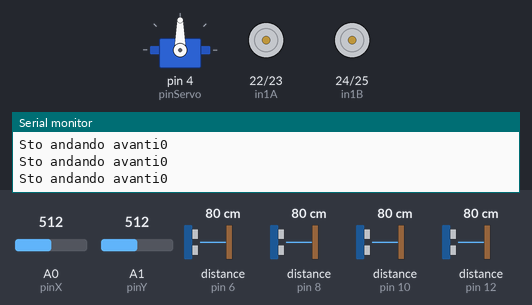
Recording of a sketch running on a simulated Arduino Mega 2560, built with avr-gcc and run on an emulated ATmega2560. Shown: servo, motor-driver pin pairs drawn as motors (green arrow = first pin HIGH = forward, orange = second pin HIGH = backward, longer = more drive, scaled by the enable pin), the last lines printed to the serial monitor. Wiring (inferred from the names in the program): 4 × ultrasonic range finder: trigger pin 5, echo pin 6 / trigger pin 7, echo pin 8 / trigger pin 9, echo pin 10 / trigger pin 11, echo pin 12. Inputs (shaded band) come from the test bench; at power-on: A0 (pinX) = 512, A1 (pinY) = 512, distance to the obstacle (sensors on pin 8, pin 6, pin 10, pin 12) 80 cm. The echo pulse lasts 58.3 µs per cm.

Above: at 1.2 s.
1.3 s: A0 (pinX) set to 539
At 2.5 s:
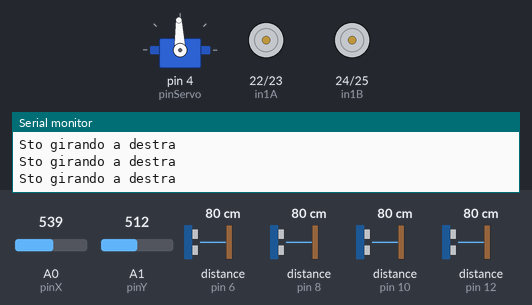
3.2 s: A1 (pinY) set to 531
4.8 s: A0 (pinX) set to 80
At 5.5 s:
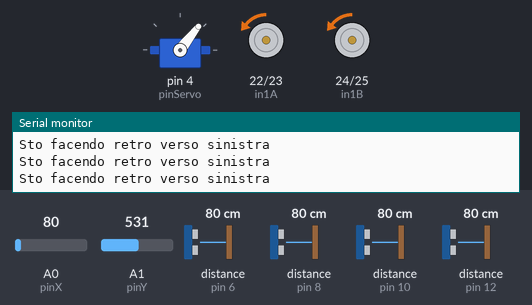
6.3 s: distance to the obstacle (sensor on pin 8) set to 2 cm
At 7.1 s:
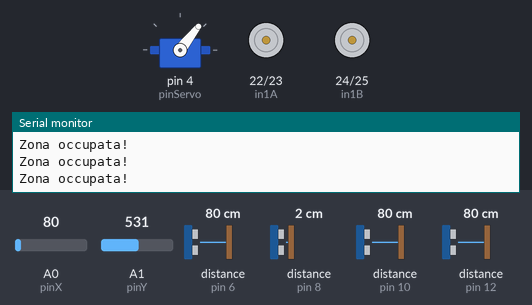
7.9 s: A1 (pinY) set to 306
At 8.9 s:
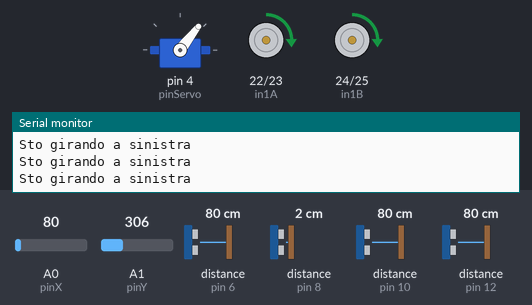
9.4 s: distance to the obstacle (sensor on pin 6) set to 2 cm
At 10.5 s:
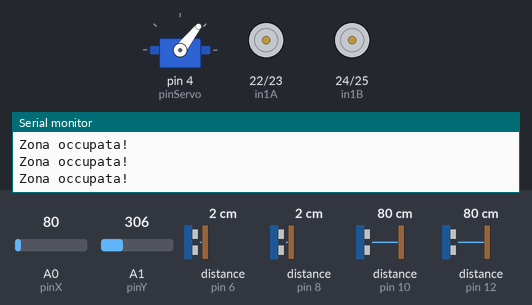
Timing chart, 0 to 11.9 s (numbered marks = the images above; inputs shaded):
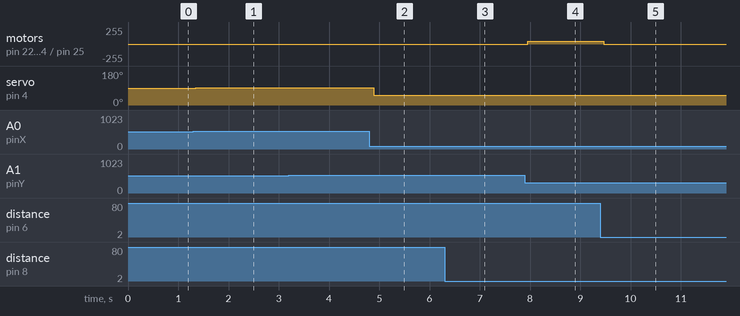

Measured:
- after the input at 1.3 s, servo on pin 4 (pinServo): 90° → 92° after 0.05 s
- after the input at 4.8 s, motor on pin 22 (in1A) / pin 23 (in2A), motor on pin 24 (in1B) / pin 25 (in2B): stopped → backward 3/255 after 0.09 s; servo on pin 4 (pinServo): 92° → 52° after 0.09 s
- after the input at 6.3 s, motor on pin 22 (in1A) / pin 23 (in2A), motor on pin 24 (in1B) / pin 25 (in2B): backward 3/255 → stopped after 0.14 s
- after the input at 7.9 s, motor on pin 22 (in1A) / pin 23 (in2A), motor on pin 24 (in1B) / pin 25 (in2B): stopped → forward 41/255 after 0.05 s
- after the input at 9.4 s, motor on pin 22 (in1A) / pin 23 (in2A), motor on pin 24 (in1B) / pin 25 (in2B): forward 41/255 → stopped after 0.07 s

The sketch:

car-code.ino
```cpp
// 25 Agosto 2020, Starting to work to this code.
// Steering Stuff//
#include "Servo.h"
#include "all_defines.h" //With this include i include the file that has all the defines in the secondSensor_echoPin

Servo myServo; //Creating servo object

// For more infos about this 2 arrays, check out the
// "Calculating distances of the sensors" section
int sensorsTrigPinArray[4] = {firstSensor_trigPin, secondSensor_trigPin, thirdSensor_trigPin, fourthSensor_trigPin};
int sensorsEchoPinArray[4] = {firstSensor_echoPin, secondSensor_echoPin, thirdSensor_echoPin, fourthSensor_echoPin};
float distancesArray[4]; // This array stores the distances variables

void setup(){
	Serial.begin(9600);

	myServo.attach(pinServo);

	/* First motor setting */
  	pinMode(pwmA, OUTPUT);
  	pinMode(in1A, OUTPUT);
  	pinMode(in2A, OUTPUT);
  /* Second motor setting */
  	pinMode(pwmB, OUTPUT);
  	pinMode(in1B, OUTPUT);
  	pinMode(in2B, OUTPUT);

  	// Ultra-sound sensors setting
  	// First
  	pinMode(firstSensor_trigPin, OUTPUT);
  	pinMode(firstSensor_echoPin, INPUT);
  	// Second
  	pinMode(secondSensor_trigPin, OUTPUT);
  	pinMode(secondSensor_echoPin, INPUT);
  	// Third
  	pinMode(thirdSensor_trigPin, OUTPUT);
  	pinMode(thirdSensor_echoPin, INPUT);
		// Fourth
		pinMode(fourthSensor_trigPin, OUTPUT);
		pinMode(fourthSensor_echoPin, INPUT);
}

#define val 0.03438 // To know what this constant is, check out the README file
										// in the "define val" section.

void loop(){

	set_motor_speed_and_steering(pwmA, pwmB, sensorsTrigPinArray, sensorsEchoPinArray, number_of_Sensors);

	delay(200);
}

void set_motor_speed_and_steering(int pin1, int pin2, int *trigArray, int *echoArray, int nOfSensors) /*-> None*/{
	bool going_forward = true;

	// Reading the values returned by the joystick to calculate speed and steering
	int _speed = analogRead(pinY); // Y axis is the acceleration axis
	int _steering = analogRead(pinX); // X axis is the steering axis

	for (int i = 0; i < nOfSensors; i++){
		digitalWrite(trigArray[i], HIGH);
		delayMicroseconds(10);
		digitalWrite(trigArray[i], LOW);
		float returnedTime = pulseIn(echoArray[i], HIGH);
		float distanceCalculated = val * returnedTime / 2;
		distancesArray[i] = distanceCalculated;
		delayMicroseconds(10);
	}

	float distance_infront = distancesArray[0];
	float distance_behind = distancesArray[1];
	float distance_right = distancesArray[2];
	float distance_left = distancesArray[3];

	// Taking the values returned by the joystick and "translating" them from
	// 0-1023 to (negative)100-100. Look at the README file for more infos,
	// "Translating joystick values from 0/1023 to -100/100 and to 45/135" section.
	int effective_speed = map(_speed, 0, 1023, 100, -100);

	int effective_steering = map(_steering, 0, 1023, 45, 135);

	// some debugging things
	// Serial.println("Steering: " + String(effective_steering));
	// Serial.println(effective_speed);
	if (effective_speed < 0){

		going_forward = false;
		digitalWrite(in1A, LOW);
		digitalWrite(in2A, HIGH);
		digitalWrite(in1B, LOW);
		digitalWrite(in2B, HIGH);

		effective_speed *= -1;

		// Multiplying for -1 the speed in case it's negative because if the motor
		// driver receives a negative value, it assigns speed 250 to the motor.
		// When the speed is negative, the car goes in reverse.

	}else{
		// some debugging things
		// Serial.println("\nBuonasera adesso il valore di going_forward e' uguale a 1!");
		going_forward = true;
		digitalWrite(in1A, HIGH);
		digitalWrite(in2A, LOW);
		digitalWrite(in1B, HIGH);
		digitalWrite(in2B, LOW);
	}

	/*
	Some debugging things
	Serial.println("Speed: " + String(effective_speed) + " Questo è il valore di going_forward: " + String(going_forward));
	Serial.println(effective_steering);
	*/

	/*
		IMPORTANT:
		If "effective_steering" is greater than 90 the car is steering right, otherwise it's steering left.
	*/
	if ((distance_infront >= 15.0)&&(going_forward == true)){
		/*
		Some debugging things
		Serial.println("Valore going_forward: " + String(going_forward) + "STO ANDANDO AVANTI MADERFADERS!!!!");
		Serial.println("Valore Sterzo: " + String(effective_steering) + "Questa è la distanza destra: " + String(distanza_destra));
		*/
		myServo.write(effective_steering);

		if (effective_steering == 90){
			// Going forward
			Serial.println("Sto andando avanti" + String(effective_speed));
			analogWrite(pin1, effective_speed);
			analogWrite(pin2, effective_speed);
		}
		if ((effective_steering > 90)&&(distance_right >= 15.0)){
			// Steering right
			Serial.println("Sto girando a destra");
			analogWrite(pin1, effective_speed);
			analogWrite(pin2, effective_speed);
		}else{
			analogWrite(pin1, 0);
			analogWrite(pin2, 0);
		}

		if ((effective_steering < 90)&&(distance_left >= 15.0)){
			// Steering left
			/* Debugging things */Serial.println("Sto girando a sinistra");
			analogWrite(pin1, effective_speed);
			analogWrite(pin2, effective_speed);
		}else{
			analogWrite(pin1, 0);
			analogWrite(pin2, 0);
		}


	}else if((distance_behind >= 15.0)&&(going_forward == false)){
		// Some debugging things
		// Serial.println("Valore going_forward: " + String(going_forward) + "STO ANDANDO INDIETRO MADERFADERS!!!!");

		myServo.write(effective_steering);

		if ((effective_steering > 90)&&(distance_right >= 15.0)){

			/* Debugging things */Serial.println("Sto facendo retro verso destra");

			analogWrite(pin1, effective_speed);
			analogWrite(pin2, effective_speed);
		}else if (effective_steering == 90){
			analogWrite(pin1, effective_speed);
			analogWrite(pin2, effective_speed);
		}

		if ((effective_steering < 90)&&(distance_left >= 15.0)){

			/* Debugging things */Serial.println("Sto facendo retro verso sinistra");
			// Some debugging things
			// Serial.println("sinistra occupata" + String(distanza_sinistra));
			analogWrite(pin1, effective_speed);
			analogWrite(pin2, effective_speed);
		}else{
			analogWrite(pin1, 0);
			analogWrite(pin2, 0);
		}

	}else {
		/* Debugging things */Serial.println("Zona occupata!");
		analogWrite(pin1, 0);
		analogWrite(pin2, 0);
	}

}
```

all_defines.h
```cpp
//Here we keep all the defines of the sketch to make it easier to read
#ifndef H_ALL_DEFINES
#define H_ALL_DEFINES

#define pinServo 4

// motor pins
	// 1st motor
		#define pwmA 2
		#define in1A 22
		#define in2A 23

	// 2nd motor
		#define pwmB 3
		#define in1B 24
		#define in2B 25

// For "human" remote driving
	// i-o joystick:
		#define  pinX A0
		#define  pinY A1
		#define  buttonPin 52

	// Ultra-sound sensor connections
		#define number_of_Sensors 4
		//////////////////////////////
		#define firstSensor_trigPin 5
		#define firstSensor_echoPin 6
		/////////////////////////////
		#define secondSensor_trigPin 7
		#define secondSensor_echoPin 8
	  /////////////////////////////
		#define thirdSensor_trigPin 9
		#define thirdSensor_echoPin 10
		/////////////////////////////
		#define fourthSensor_trigPin 11
		#define fourthSensor_echoPin 12

#endif
```
